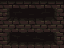

This is a level from a 2D game, rendered from its Tiled map with the project's own tilesets. A one-line summary and the complete map file follow:
An orthogonal 4x3 tile map with 16x16 px tiles, 1 tile layer (Слой тайлов 1).

<map version="1.9" tiledversion="1.9.2" orientation="orthogonal" renderorder="right-down" width="4" height="3" tilewidth="16" tileheight="16" infinite="0" nextlayerid="2" nextobjectid="1">
 <tileset firstgid="1" source="mainlevbuild.tsx" />
 <layer id="1" name="Слой тайлов 1" width="4" height="3">
  <data encoding="csv">
524,525,526,527,
588,589,590,591,
652,653,654,655
</data>
 </layer>
</map>
